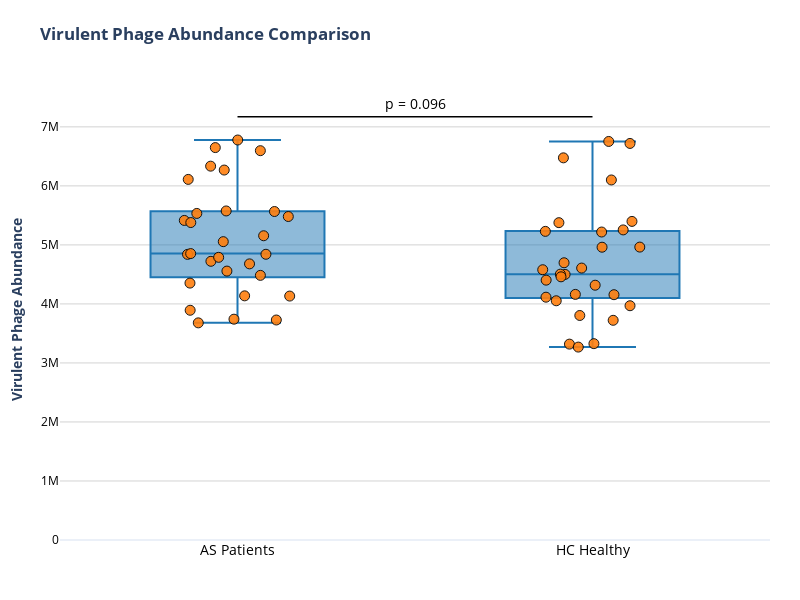

The code cell stored with this chart in its notebook:
### Code cell
import plotly.graph_objects as go
from scipy.stats import mannwhitneyu
import pandas as pd
import numpy as np

# 准备数据
df = virulent_counts.reset_index(name='Count')
df['Group'] = df['index'].apply(lambda x: 'AS' if x.startswith('TXAS') else 'HC')

# 计算统计量
as_counts = df[df['Group'] == 'AS']['Count']
hc_counts = df[df['Group'] == 'HC']['Count']
stat, p_value = mannwhitneyu(as_counts, hc_counts, alternative='two-sided')

# 创建基础图形
fig = go.Figure()

# 先绘制散点（确保在底层）
group_positions = {'AS': 0, 'HC': 1}  # 定义组别坐标位置
for group in ['AS', 'HC']:
    group_data = df[df['Group'] == group]
    # 生成可控抖动（限制在±0.15范围内）
    jitter = np.random.uniform(low=-0.15, high=0.15, size=len(group_data))
    fig.add_trace(go.Scatter(
        x=[group_positions[group] + j for j in jitter],  # 中心位置+抖动
        y=group_data['Count'],
        mode='markers',
        marker=dict(
            color='rgb(255, 127, 14)',  # 醒目橙色
            size=10,
            opacity=0.9,
            line=dict(width=1, color='black')
        ),
        name=group,
        showlegend=False
    ))

# 再绘制箱线图（覆盖在散点之上）
for group in ['AS', 'HC']:
    group_data = df[df['Group'] == group]
    fig.add_trace(go.Box(
        x=[group_positions[group]] * len(group_data),
        y=group_data['Count'],
        name=group,
        boxpoints=False,  # 不显示原始点
        marker_color='rgb(31, 119, 180)',  # 标准蓝色
        line_width=2,
        showlegend=False
    ))

# 计算合理的y轴范围
y_max = df['Count'].max() * 1.15

# 添加显著性标记
fig.add_shape(type="line",
    x0=0, x1=1, y0=y_max*0.92, y1=y_max*0.92,
    line=dict(color="black", width=1.5)
)
fig.add_annotation(
    x=0.5, y=y_max*0.95,
    text=f'p = {p_value:.2e}' if p_value < 0.001 else f'p = {p_value:.3f}',
    showarrow=False,
    font=dict(size=14, color='black')
)

# 设置布局
fig.update_layout(
    title="<b>Virulent Phage Abundance Comparison</b>",
    xaxis_title="",
    yaxis_title="<b>Virulent Phage Abundance</b>",
    template="plotly_white",
    margin=dict(l=60, r=30, t=80, b=60),
    width=800,
    height=600,
    xaxis=dict(
        tickmode='array',
        tickvals=[0, 1],
        ticktext=['AS Patients', 'HC Healthy'],
        tickfont=dict(size=14, color='black'),
        range=[-0.5, 1.5]  # 限制x轴范围
    ),
    yaxis=dict(
        range=[0, y_max],
        tickfont=dict(size=12, color='black'),
        gridcolor='lightgrey'
    ),
    plot_bgcolor='white'
)

# 显示图形
fig.show()

### Figure 1 — Plotly figure (JSON) as saved in the notebook; plotly's stock layout.template omitted (floating-point values rounded to 4 significant figures)
{"data": [{"marker": {"color": "rgb(255, 127, 14)", "line": {"color": "black", "width": 1}, "opacity": 0.9, "size": 10}, "mode": "markers", "name": "AS", "showlegend": false, "type": "scatter", "x": [-0.03738, -0.1388, 0.0006565, 0.1431, 0.06439, -0.0757, 0.08008, -0.06252, 0.06449, -0.0298, -0.1334, -0.04009, -0.07491, 0.1041, -0.1104, 0.147, -0.1146, -0.0319, 0.07363, -0.1408, -0.1339, -0.1498, 0.0201, -0.1319, -0.05311, -0.00991, 0.1094, -0.1315, 0.03389], "y": [6268219, 6109769, 6777388, 5480790, 6596425, 6334221, 4841134, 6648718, 4483873, 4556339, 3892352, 5055145, 4722190, 5565790, 3678931, 4132997, 5533171, 5575266, 5155099, 4839557, 4352795, 5414588, 4136811, 4852726, 4789420, 3741407, 3727606, 5378927, 4678504]}, {"marker": {"color": "rgb(255, 127, 14)", "line": {"color": "black", "width": 1}, "opacity": 0.9, "size": 10}, "mode": "markers", "name": "HC", "showlegend": false, "type": "scatter", "x": [1.027, 1.086, 1.026, 1.133, 0.9054, 0.918, 1.053, 1.046, 1.111, 0.9199, 1.004, 0.869, 0.9694, 0.9228, 1.106, 0.9642, 0.8979, 0.8598, 0.9095, 1.061, 0.8694, 1.106, 0.8672, 1.058, 0.9517, 0.9351, 0.96, 0.9113, 1.008], "y": [4960932, 5254065, 5218211, 4962914, 5376805, 6474891, 6100307, 6752878, 5398055, 4697025, 3326432, 4113965, 4607404, 4499836, 3969297, 3804044, 4053136, 4579287, 4504432, 4156166, 4402772, 6719020, 5229183, 3722269, 4161525, 3318900, 3268518, 4459126, 4317072]}, {"boxpoints": false, "line": {"width": 2}, "marker": {"color": "rgb(31, 119, 180)"}, "name": "AS", "showlegend": false, "type": "box", "x": [0, 0, 0, 0, 0, 0, 0, 0, 0, 0, 0, 0, 0, 0, 0, 0, 0, 0, 0, 0, 0, 0, 0, 0, 0, 0, 0, 0, 0], "y": [6268219, 6109769, 6777388, 5480790, 6596425, 6334221, 4841134, 6648718, 4483873, 4556339, 3892352, 5055145, 4722190, 5565790, 3678931, 4132997, 5533171, 5575266, 5155099, 4839557, 4352795, 5414588, 4136811, 4852726, 4789420, 3741407, 3727606, 5378927, 4678504]}, {"boxpoints": false, "line": {"width": 2}, "marker": {"color": "rgb(31, 119, 180)"}, "name": "HC", "showlegend": false, "type": "box", "x": [1, 1, 1, 1, 1, 1, 1, 1, 1, 1, 1, 1, 1, 1, 1, 1, 1, 1, 1, 1, 1, 1, 1, 1, 1, 1, 1, 1, 1], "y": [4960932, 5254065, 5218211, 4962914, 5376805, 6474891, 6100307, 6752878, 5398055, 4697025, 3326432, 4113965, 4607404, 4499836, 3969297, 3804044, 4053136, 4579287, 4504432, 4156166, 4402772, 6719020, 5229183, 3722269, 4161525, 3318900, 3268518, 4459126, 4317072]}], "layout": {"annotations": [{"font": {"color": "black", "size": 14}, "showarrow": false, "text": "p = 0.096", "x": 0.5, "y": 7404000.0}], "height": 600, "margin": {"b": 60, "l": 60, "r": 30, "t": 80}, "plot_bgcolor": "white", "shapes": [{"line": {"color": "black", "width": 1.5}, "type": "line", "x0": 0, "x1": 1, "y0": 7170000.0, "y1": 7170000.0}], "title": {"text": "<b>Virulent Phage Abundance Comparison</b>"}, "width": 800, "xaxis": {"range": [-0.5, 1.5], "tickfont": {"color": "black", "size": 14}, "tickmode": "array", "ticktext": ["AS Patients", "HC Healthy"], "tickvals": [0, 1], "title": {"text": ""}, "type": "linear"}, "yaxis": {"gridcolor": "lightgrey", "range": [0, 7794000.0], "tickfont": {"color": "black", "size": 12}, "title": {"text": "<b>Virulent Phage Abundance</b>"}, "type": "linear"}}}
